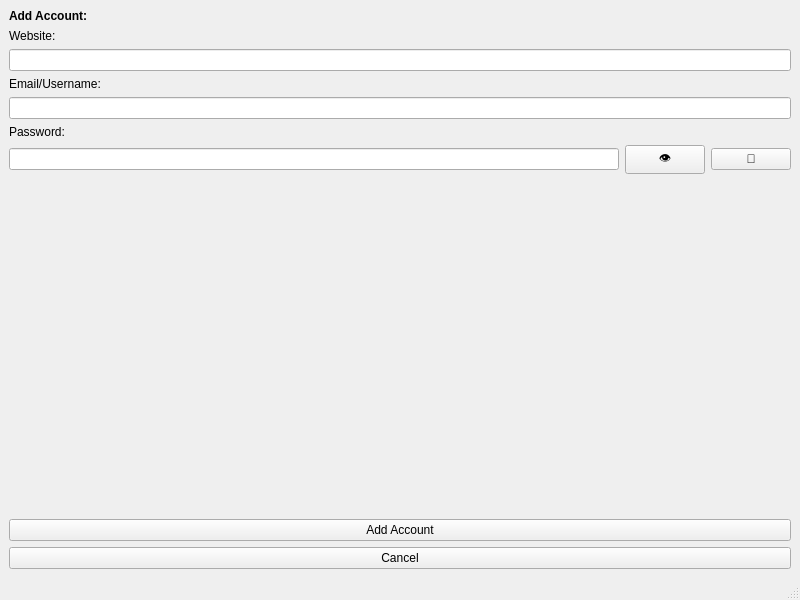
<?xml version="1.0" encoding="UTF-8"?>
<ui version="4.0">
 <class>addaccount</class>
 <widget class="QMainWindow" name="addaccount">
  <property name="geometry">
   <rect>
    <x>0</x>
    <y>0</y>
    <width>800</width>
    <height>600</height>
   </rect>
  </property>
  <property name="windowTitle">
   <string>TwoKey Add Account</string>
  </property>
  <widget class="QWidget" name="centralwidget">
   <layout class="QVBoxLayout" name="verticalLayout">
    <item>
     <widget class="QLabel" name="addaccount_label">
      <property name="text">
       <string>&lt;html&gt;&lt;head/&gt;&lt;body&gt;&lt;p&gt;&lt;span style=&quot; font-weight:600;&quot;&gt;Add Account:&lt;/span&gt;&lt;/p&gt;&lt;/body&gt;&lt;/html&gt;</string>
      </property>
     </widget>
    </item>
    <item>
     <widget class="QLabel" name="website_label">
      <property name="text">
       <string>Website:</string>
      </property>
     </widget>
    </item>
    <item>
     <widget class="QLineEdit" name="lineEdit"/>
    </item>
    <item>
     <widget class="QLabel" name="username_label">
      <property name="text">
       <string>Email/Username:</string>
      </property>
     </widget>
    </item>
    <item>
     <widget class="QLineEdit" name="lineEdit_2"/>
    </item>
    <item>
     <widget class="QLabel" name="password_label">
      <property name="text">
       <string>Password: </string>
      </property>
     </widget>
    </item>
    <item>
     <layout class="QHBoxLayout" name="horizontalLayout">
      <item>
       <widget class="QLineEdit" name="addaccount_password">
        <property name="echoMode">
         <enum>QLineEdit::Password</enum>
        </property>
       </widget>
      </item>
      <item>
       <widget class="QPushButton" name="addaccount_showpassword">
        <property name="text">
         <string>👁</string>
        </property>
       </widget>
      </item>
      <item>
       <widget class="QPushButton" name="generate_button">
        <property name="text">
         <string>🔄</string>
        </property>
       </widget>
      </item>
     </layout>
    </item>
    <item>
     <spacer name="verticalSpacer">
      <property name="orientation">
       <enum>Qt::Vertical</enum>
      </property>
      <property name="sizeHint" stdset="0">
       <size>
        <width>20</width>
        <height>40</height>
       </size>
      </property>
     </spacer>
    </item>
    <item>
     <widget class="QPushButton" name="addaccount_button">
      <property name="text">
       <string>Add Account</string>
      </property>
     </widget>
    </item>
    <item>
     <widget class="QPushButton" name="cancel_button">
      <property name="text">
       <string>Cancel</string>
      </property>
     </widget>
    </item>
   </layout>
  </widget>
  <widget class="QMenuBar" name="menubar">
   <property name="geometry">
    <rect>
     <x>0</x>
     <y>0</y>
     <width>800</width>
     <height>24</height>
    </rect>
   </property>
  </widget>
  <widget class="QStatusBar" name="statusbar"/>
 </widget>
 <resources/>
 <connections/>
</ui>
